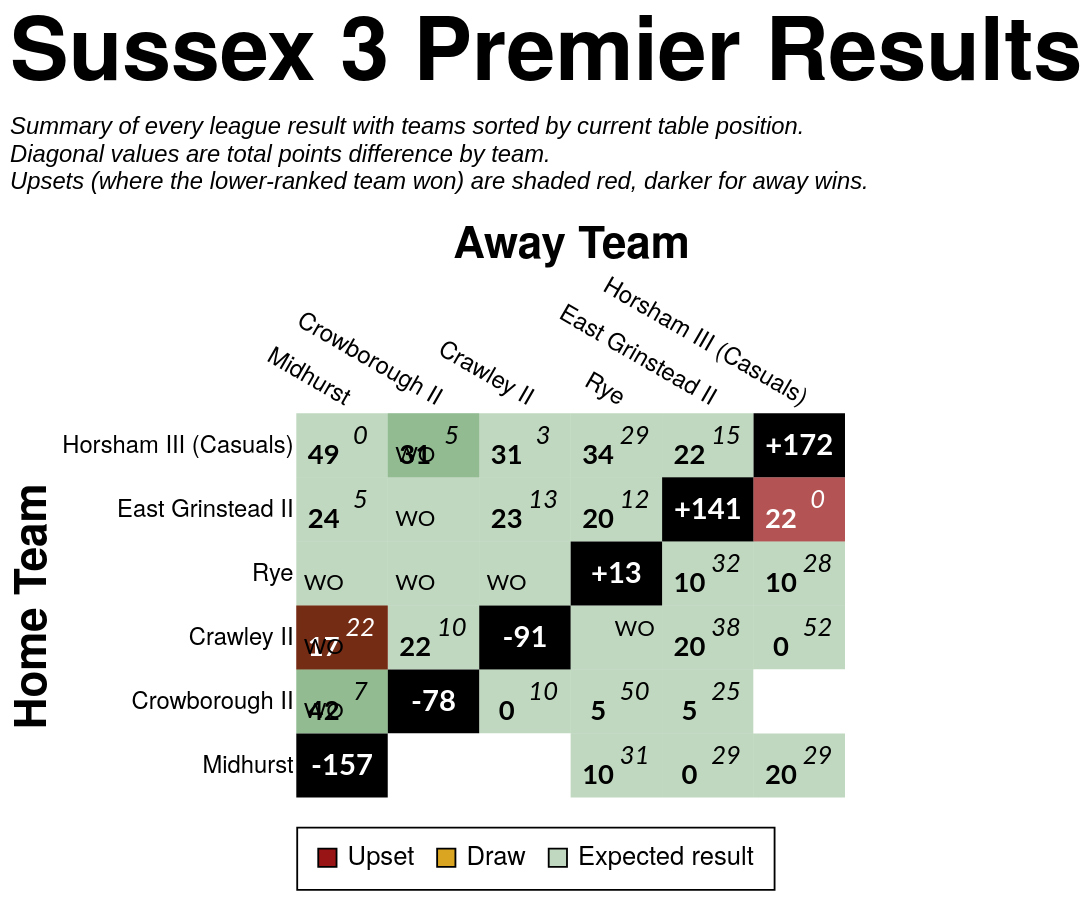

The specification (Vega-Lite) saved for this image:
### Vega-Lite specification from a JSON file in a GitHub repository (floating-point values rounded to 4 significant figures)
{"config": {"axis": {"labelFont": "PT Sans Narrow, Helvetica Neue, Helvetica, Arial, sans-serif", "titleFont": "PT Sans Narrow, Helvetica Neue, Helvetica, Arial, sans-serif", "labelFontSize": 13, "titleFontSize": 24, "gridColor": "#202947", "gridOpacity": 0.2, "zindex": 1}, "text": {"font": "Lato, sans-serif"}, "bar": {"cornerRadiusEnd": 5}, "header": {"labelFont": "PT Sans Narrow, Helvetica Neue, Helvetica, Arial, sans-serif", "titleFont": "PT Sans Narrow, Helvetica Neue, Helvetica, Arial, sans-serif", "labelFontSize": 24, "titleFontSize": 28, "labelFontWeight": "bold", "orient": "left"}, "legend": {"labelFont": "PT Sans Narrow, Helvetica Neue, Helvetica, Arial, sans-serif", "titleFont": "PT Sans Narrow, Helvetica Neue, Helvetica, Arial, sans-serif", "labelFontSize": 14, "titleFontSize": 16, "titlePadding": 5, "fillColor": "white", "strokeColor": "black", "padding": 10, "titleFontWeight": "lighter", "titleFontStyle": "italic", "titleColor": "gray", "offset": 10}, "title": {"font": "PT Sans Narrow, Helvetica Neue, Helvetica, Arial, sans-serif", "fontSize": 48, "fontWeight": "bold", "anchor": "start", "align": "center", "titlePadding": 20, "subtitlePadding": 10, "subtitleFontSize": 13, "subtitleColor": "", "subtitleFontStyle": "italic", "offset": 15, "color": "black"}, "axisX": {"labelAngle": 0}, "facet": {"title": null, "header": null, "align": {"row": "each", "column": "each"}, "spacing": 10}, "resolve": {"scale": {"y": "independent", "facet": "independent"}}, "background": "transparent", "scale": {"offsetBandPaddingOuter": 0.2, "offsetBandPaddingInner": 0.1}, "view": {"stroke": null, "background": "transparent"}}, "layer": [{"data": {"name": "data-7aaa627593f55bd35672cc9f66190a87"}, "mark": {"type": "rect"}, "encoding": {"color": {"field": "unexpected_result", "legend": {"labelExpr": "datum.value === 'Upset (Away Win)' ? 'Upset' : datum.value", "labelLimit": 220, "offset": 16, "orient": "bottom", "symbolStrokeColor": "black", "symbolStrokeWidth": 1, "values": ["Upset (Away Win)", "Draw", "Expected result"]}, "scale": {"domain": ["Expected result", "Upset (Home Win)", "Upset (Away Win)", "Draw", "To be played", "N/A"], "range": ["#146f1444", "#991515bb", "#991515", "goldenrod", "white", "black"]}, "title": null, "type": "nominal"}, "opacity": {"condition": {"test": "datum.home_team == param_35['home_team'] || datum.away_team == param_35['home_team'] || !isValid(param_35['home_team'])", "value": 1.0}, "value": 0.1}, "tooltip": [{"field": "home_team", "title": "Home", "type": "nominal"}, {"field": "away_team", "title": "Away", "type": "nominal"}, {"field": "home_score_text", "title": "Home Score", "type": "nominal"}, {"field": "away_score_text", "title": "Away Score", "type": "nominal"}, {"field": "result", "title": "Result", "type": "nominal"}, {"field": "unexpected_result", "title": "Unexpectedness", "type": "nominal"}, {"field": "date", "format": "%d %b %Y", "title": "Date", "type": "temporal"}], "x": {"axis": {"domain": false, "grid": false, "labelAngle": 30, "orient": "top", "ticks": false}, "field": "away_team", "sort": ["Midhurst", "Crowborough II", "Crawley II", "Rye", "East Grinstead II", "Horsham III (Casuals)"], "title": "Away Team", "type": "nominal"}, "y": {"axis": {"domain": false, "grid": false, "ticks": false}, "field": "home_team", "sort": ["Horsham III (Casuals)", "East Grinstead II", "Rye", "Crawley II", "Crowborough II", "Midhurst"], "title": "Home Team", "type": "nominal"}}, "name": "view_36"}, {"data": {"name": "data-7aaa627593f55bd35672cc9f66190a87"}, "mark": {"type": "text", "fontStyle": "italic", "size": 14, "xOffset": 10, "yOffset": -5}, "encoding": {"color": {"condition": {"test": "(datum.home_team == param_35['home_team'] || datum.away_team == param_35['home_team'] || !isValid(param_35['home_team'])) && datum.unexpected_result == 'Expected result'", "value": "black"}, "value": "white"}, "text": {"field": "away_score_text", "type": "nominal"}, "x": {"field": "away_team", "sort": ["Midhurst", "Crowborough II", "Crawley II", "Rye", "East Grinstead II", "Horsham III (Casuals)"], "type": "nominal"}, "y": {"field": "home_team", "sort": ["Horsham III (Casuals)", "East Grinstead II", "Rye", "Crawley II", "Crowborough II", "Midhurst"], "type": "nominal"}}, "transform": [{"filter": "datum.away_score_text != '' && datum.away_score_text != 'WO'"}]}, {"data": {"name": "data-7aaa627593f55bd35672cc9f66190a87"}, "mark": {"type": "text", "size": 12, "xOffset": 10, "yOffset": -5}, "encoding": {"color": {"condition": {"test": "(datum.home_team == param_35['home_team'] || datum.away_team == param_35['home_team'] || !isValid(param_35['home_team'])) && datum.unexpected_result == 'Expected result'", "value": "black"}, "value": "white"}, "text": {"field": "away_score_text", "type": "nominal"}, "x": {"field": "away_team", "sort": ["Midhurst", "Crowborough II", "Crawley II", "Rye", "East Grinstead II", "Horsham III (Casuals)"], "type": "nominal"}, "y": {"field": "home_team", "sort": ["Horsham III (Casuals)", "East Grinstead II", "Rye", "Crawley II", "Crowborough II", "Midhurst"], "type": "nominal"}}, "transform": [{"filter": "datum.away_score_text == 'WO'"}]}, {"data": {"name": "data-7aaa627593f55bd35672cc9f66190a87"}, "mark": {"type": "text", "fontWeight": "bold", "size": 15, "xOffset": -10, "yOffset": 5}, "encoding": {"color": {"condition": {"test": "(datum.home_team == param_35['home_team'] || datum.away_team == param_35['home_team'] || !isValid(param_35['home_team'])) && datum.unexpected_result == 'Expected result'", "value": "black"}, "value": "white"}, "text": {"field": "home_score_text", "type": "nominal"}, "x": {"field": "away_team", "sort": ["Midhurst", "Crowborough II", "Crawley II", "Rye", "East Grinstead II", "Horsham III (Casuals)"], "type": "nominal"}, "y": {"field": "home_team", "sort": ["Horsham III (Casuals)", "East Grinstead II", "Rye", "Crawley II", "Crowborough II", "Midhurst"], "type": "nominal"}}, "transform": [{"filter": "datum.home_score_text != '' && datum.home_score_text != 'WO'"}]}, {"data": {"name": "data-7aaa627593f55bd35672cc9f66190a87"}, "mark": {"type": "text", "size": 12, "xOffset": -10, "yOffset": 5}, "encoding": {"color": {"condition": {"test": "(datum.home_team == param_35['home_team'] || datum.away_team == param_35['home_team'] || !isValid(param_35['home_team'])) && datum.unexpected_result == 'Expected result'", "value": "black"}, "value": "white"}, "text": {"field": "home_score_text", "type": "nominal"}, "x": {"field": "away_team", "sort": ["Midhurst", "Crowborough II", "Crawley II", "Rye", "East Grinstead II", "Horsham III (Casuals)"], "type": "nominal"}, "y": {"field": "home_team", "sort": ["Horsham III (Casuals)", "East Grinstead II", "Rye", "Crawley II", "Crowborough II", "Midhurst"], "type": "nominal"}}, "transform": [{"filter": "datum.home_score_text == 'WO'"}]}, {"data": {"name": "data-99997583bae8392bf271f2a6b991e258"}, "mark": {"type": "text", "color": "white", "fontWeight": "bold", "size": 16}, "encoding": {"text": {"field": "display_text", "type": "nominal"}, "tooltip": [{"field": "home_team", "title": "Team", "type": "nominal"}, {"field": "display_text", "title": "Points Difference", "type": "nominal"}], "x": {"field": "away_team", "sort": ["Midhurst", "Crowborough II", "Crawley II", "Rye", "East Grinstead II", "Horsham III (Casuals)"], "type": "nominal"}, "y": {"field": "home_team", "sort": ["Horsham III (Casuals)", "East Grinstead II", "Rye", "Crawley II", "Crowborough II", "Midhurst"], "type": "nominal"}}}], "height": {"step": 35}, "params": [{"name": "param_35", "select": {"type": "point", "clear": "dblclick", "fields": ["home_team"], "on": "click"}, "value": null, "views": ["view_36"]}], "title": {"text": "Sussex 3 Premier Results", "subtitle": ["Summary of every league result with teams sorted by current table position.", "Diagonal values are total points difference by team.", "Upsets (where the lower-ranked team won) are shaded red, darker for away wins."]}, "width": {"step": 50}, "$schema": "https://vega.github.io/schema/vega-lite/v5.20.1.json", "datasets": {"data-7aaa627593f55bd35672cc9f66190a87": [{"home_team": "Crawley II", "away_team": "Crawley II", "match_id": null, "date": "", "home_score": null, "away_score": null, "home_walkover": null, "away_walkover": null, "result": "N/A", "home_score_text": "", "away_score_text": "", "wo_result": "", "score_text": "", "display_text": "-91", "is_diagonal": true, "result_simple": "N/A", "unexpected_result": "N/A", "unexpected_opacity": 1.0}, {"home_team": "Crawley II", "away_team": "Crowborough II", "match_id": "952685", "date": "2022-01-22T00:00:00", "home_score": 22, "away_score": 10, "home_walkover": false, "away_walkover": false, "result": "Home Win", "home_score_text": "22", "away_score_text": "10", "wo_result": "", "score_text": "22-10", "display_text": "22-10", "is_diagonal": false, "result_simple": "Home Win", "unexpected_result": "Expected result", "unexpected_opacity": 0.25}, {"home_team": "Crawley II", "away_team": "East Grinstead II", "match_id": "952701", "date": "2022-03-26T00:00:00", "home_score": 20, "away_score": 38, "home_walkover": false, "away_walkover": false, "result": "Away Win", "home_score_text": "20", "away_score_text": "38", "wo_result": "", "score_text": "20-38", "display_text": "20-38", "is_diagonal": false, "result_simple": "Away Win", "unexpected_result": "Expected result", "unexpected_opacity": 0.25}, {"home_team": "Crawley II", "away_team": "Horsham III (Casuals)", "match_id": "952691", "date": "2022-02-12T00:00:00", "home_score": 0, "away_score": 52, "home_walkover": false, "away_walkover": false, "result": "Away Win", "home_score_text": "0", "away_score_text": "52", "wo_result": "", "score_text": "0-52", "display_text": "0-52", "is_diagonal": false, "result_simple": "Away Win", "unexpected_result": "Expected result", "unexpected_opacity": 0.25}, {"home_team": "Crawley II", "away_team": "Midhurst", "match_id": "957345", "date": "2022-02-19T00:00:00", "home_score": 17, "away_score": 22, "home_walkover": false, "away_walkover": false, "result": "Away Win (LBP)", "home_score_text": "17", "away_score_text": "22", "wo_result": "", "score_text": "17-22", "display_text": "17-22", "is_diagonal": false, "result_simple": "Away Win", "unexpected_result": "Upset (Away Win)", "unexpected_opacity": 1.0}, {"home_team": "Crawley II", "away_team": "Midhurst", "match_id": "952681", "date": "2022-01-15T00:00:00", "home_score": null, "away_score": null, "home_walkover": true, "away_walkover": false, "result": "Home Win", "home_score_text": "WO", "away_score_text": "", "wo_result": "HWO", "score_text": "WO", "display_text": "WO", "is_diagonal": false, "result_simple": "Home Win", "unexpected_result": "Expected result", "unexpected_opacity": 0.25}, {"home_team": "Crawley II", "away_team": "Rye", "match_id": "952676", "date": "2021-12-11T00:00:00", "home_score": null, "away_score": null, "home_walkover": false, "away_walkover": true, "result": "Away Win", "home_score_text": "", "away_score_text": "WO", "wo_result": "AWO", "score_text": "WO", "display_text": "WO", "is_diagonal": false, "result_simple": "Away Win", "unexpected_result": "Expected result", "unexpected_opacity": 0.25}, {"home_team": "Crowborough II", "away_team": "Crawley II", "match_id": "952697", "date": "2022-03-05T00:00:00", "home_score": 0, "away_score": 10, "home_walkover": false, "away_walkover": false, "result": "Away Win", "home_score_text": "0", "away_score_text": "10", "wo_result": "", "score_text": "0-10", "display_text": "0-10", "is_diagonal": false, "result_simple": "Away Win", "unexpected_result": "Expected result", "unexpected_opacity": 0.25}, {"home_team": "Crowborough II", "away_team": "Crowborough II", "match_id": null, "date": "", "home_score": null, "away_score": null, "home_walkover": null, "away_walkover": null, "result": "N/A", "home_score_text": "", "away_score_text": "", "wo_result": "", "score_text": "", "display_text": "-78", "is_diagonal": true, "result_simple": "N/A", "unexpected_result": "N/A", "unexpected_opacity": 1.0}, {"home_team": "Crowborough II", "away_team": "East Grinstead II", "match_id": "952677", "date": "2021-12-11T00:00:00", "home_score": 5, "away_score": 25, "home_walkover": false, "away_walkover": false, "result": "Away Win", "home_score_text": "5", "away_score_text": "25", "wo_result": "", "score_text": "5-25", "display_text": "5-25", "is_diagonal": false, "result_simple": "Away Win", "unexpected_result": "Expected result", "unexpected_opacity": 0.25}, {"home_team": "Crowborough II", "away_team": "Horsham III (Casuals)", "match_id": null, "date": "", "home_score": null, "away_score": null, "home_walkover": null, "away_walkover": null, "result": "To be played", "home_score_text": "", "away_score_text": "", "wo_result": "", "score_text": "", "display_text": "", "is_diagonal": false, "result_simple": "To be played", "unexpected_result": "To be played", "unexpected_opacity": 1.0}, {"home_team": "Crowborough II", "away_team": "Midhurst", "match_id": "957845", "date": "2022-03-26T00:00:00", "home_score": 42, "away_score": 7, "home_walkover": false, "away_walkover": false, "result": "Home Win", "home_score_text": "42", "away_score_text": "7", "wo_result": "", "score_text": "42-7", "display_text": "42-7", "is_diagonal": false, "result_simple": "Home Win", "unexpected_result": "Expected result", "unexpected_opacity": 0.25}, {"home_team": "Crowborough II", "away_team": "Midhurst", "match_id": "952687", "date": "2022-01-29T00:00:00", "home_score": null, "away_score": null, "home_walkover": true, "away_walkover": false, "result": "Home Win", "home_score_text": "WO", "away_score_text": "", "wo_result": "HWO", "score_text": "WO", "display_text": "WO", "is_diagonal": false, "result_simple": "Home Win", "unexpected_result": "Expected result", "unexpected_opacity": 0.25}, {"home_team": "Crowborough II", "away_team": "Rye", "match_id": "952690", "date": "2022-02-12T00:00:00", "home_score": 5, "away_score": 50, "home_walkover": false, "away_walkover": false, "result": "Away Win", "home_score_text": "5", "away_score_text": "50", "wo_result": "", "score_text": "5-50", "display_text": "5-50", "is_diagonal": false, "result_simple": "Away Win", "unexpected_result": "Expected result", "unexpected_opacity": 0.25}, {"home_team": "East Grinstead II", "away_team": "Crawley II", "match_id": "952688", "date": "2022-01-29T00:00:00", "home_score": 23, "away_score": 13, "home_walkover": false, "away_walkover": false, "result": "Home Win", "home_score_text": "23", "away_score_text": "13", "wo_result": "", "score_text": "23-13", "display_text": "23-13", "is_diagonal": false, "result_simple": "Home Win", "unexpected_result": "Expected result", "unexpected_opacity": 0.25}, {"home_team": "East Grinstead II", "away_team": "Crowborough II", "match_id": "952704", "date": "2022-04-02T00:00:00", "home_score": null, "away_score": null, "home_walkover": true, "away_walkover": false, "result": "Home Win", "home_score_text": "WO", "away_score_text": "", "wo_result": "HWO", "score_text": "WO", "display_text": "WO", "is_diagonal": false, "result_simple": "Home Win", "unexpected_result": "Expected result", "unexpected_opacity": 0.25}, {"home_team": "East Grinstead II", "away_team": "East Grinstead II", "match_id": null, "date": "", "home_score": null, "away_score": null, "home_walkover": null, "away_walkover": null, "result": "N/A", "home_score_text": "", "away_score_text": "", "wo_result": "", "score_text": "", "display_text": "+141", "is_diagonal": true, "result_simple": "N/A", "unexpected_result": "N/A", "unexpected_opacity": 1.0}, {"home_team": "East Grinstead II", "away_team": "Horsham III (Casuals)", "match_id": "952698", "date": "2022-03-05T00:00:00", "home_score": 22, "away_score": 0, "home_walkover": false, "away_walkover": false, "result": "Home Win", "home_score_text": "22", "away_score_text": "0", "wo_result": "", "score_text": "22-0", "display_text": "22-0", "is_diagonal": false, "result_simple": "Home Win", "unexpected_result": "Upset (Home Win)", "unexpected_opacity": 0.75}, {"home_team": "East Grinstead II", "away_team": "Midhurst", "match_id": "952692", "date": "2022-02-12T00:00:00", "home_score": 24, "away_score": 5, "home_walkover": false, "away_walkover": false, "result": "Home Win", "home_score_text": "24", "away_score_text": "5", "wo_result": "", "score_text": "24-5", "display_text": "24-5", "is_diagonal": false, "result_simple": "Home Win", "unexpected_result": "Expected result", "unexpected_opacity": 0.25}, {"home_team": "East Grinstead II", "away_team": "Rye", "match_id": "952683", "date": "2022-01-15T00:00:00", "home_score": 20, "away_score": 12, "home_walkover": false, "away_walkover": false, "result": "Home Win", "home_score_text": "20", "away_score_text": "12", "wo_result": "", "score_text": "20-12", "display_text": "20-12", "is_diagonal": false, "result_simple": "Home Win", "unexpected_result": "Expected result", "unexpected_opacity": 0.25}, {"home_team": "Horsham III (Casuals)", "away_team": "Crawley II", "match_id": "952678", "date": "2021-12-18T00:00:00", "home_score": 31, "away_score": 3, "home_walkover": false, "away_walkover": false, "result": "Home Win", "home_score_text": "31", "away_score_text": "3", "wo_result": "", "score_text": "31-3", "display_text": "31-3", "is_diagonal": false, "result_simple": "Home Win", "unexpected_result": "Expected result", "unexpected_opacity": 0.25}, {"home_team": "Horsham III (Casuals)", "away_team": "Crowborough II", "match_id": "957346", "date": "2022-02-19T00:00:00", "home_score": 31, "away_score": 5, "home_walkover": false, "away_walkover": false, "result": "Home Win", "home_score_text": "31", "away_score_text": "5", "wo_result": "", "score_text": "31-5", "display_text": "31-5", "is_diagonal": false, "result_simple": "Home Win", "unexpected_result": "Expected result", "unexpected_opacity": 0.25}, {"home_team": "Horsham III (Casuals)", "away_team": "Crowborough II", "match_id": "953050", "date": "2022-01-15T00:00:00", "home_score": null, "away_score": null, "home_walkover": true, "away_walkover": false, "result": "Home Win", "home_score_text": "WO", "away_score_text": "", "wo_result": "HWO", "score_text": "WO", "display_text": "WO", "is_diagonal": false, "result_simple": "Home Win", "unexpected_result": "Expected result", "unexpected_opacity": 0.25}, {"home_team": "Horsham III (Casuals)", "away_team": "East Grinstead II", "match_id": "952684", "date": "2022-01-22T00:00:00", "home_score": 22, "away_score": 15, "home_walkover": false, "away_walkover": false, "result": "Home Win (LBP)", "home_score_text": "22", "away_score_text": "15", "wo_result": "", "score_text": "22-15", "display_text": "22-15", "is_diagonal": false, "result_simple": "Home Win", "unexpected_result": "Expected result", "unexpected_opacity": 0.25}, {"home_team": "Horsham III (Casuals)", "away_team": "Horsham III (Casuals)", "match_id": null, "date": "", "home_score": null, "away_score": null, "home_walkover": null, "away_walkover": null, "result": "N/A", "home_score_text": "", "away_score_text": "", "wo_result": "", "score_text": "", "display_text": "+172", "is_diagonal": true, "result_simple": "N/A", "unexpected_result": "N/A", "unexpected_opacity": 1.0}, {"home_team": "Horsham III (Casuals)", "away_team": "Midhurst", "match_id": "952675", "date": "2021-12-11T00:00:00", "home_score": 49, "away_score": 0, "home_walkover": false, "away_walkover": false, "result": "Home Win", "home_score_text": "49", "away_score_text": "0", "wo_result": "", "score_text": "49-0", "display_text": "49-0", "is_diagonal": false, "result_simple": "Home Win", "unexpected_result": "Expected result", "unexpected_opacity": 0.25}, {"home_team": "Horsham III (Casuals)", "away_team": "Rye", "match_id": "952700", "date": "2022-03-19T00:00:00", "home_score": 34, "away_score": 29, "home_walkover": false, "away_walkover": false, "result": "Home Win (LBP)", "home_score_text": "34", "away_score_text": "29", "wo_result": "", "score_text": "34-29", "display_text": "34-29", "is_diagonal": false, "result_simple": "Home Win", "unexpected_result": "Expected result", "unexpected_opacity": 0.25}, {"home_team": "Midhurst", "away_team": "Crawley II", "match_id": null, "date": "", "home_score": null, "away_score": null, "home_walkover": null, "away_walkover": null, "result": "To be played", "home_score_text": "", "away_score_text": "", "wo_result": "", "score_text": "", "display_text": "", "is_diagonal": false, "result_simple": "To be played", "unexpected_result": "To be played", "unexpected_opacity": 1.0}, {"home_team": "Midhurst", "away_team": "Crowborough II", "match_id": null, "date": "", "home_score": null, "away_score": null, "home_walkover": null, "away_walkover": null, "result": "To be played", "home_score_text": "", "away_score_text": "", "wo_result": "", "score_text": "", "display_text": "", "is_diagonal": false, "result_simple": "To be played", "unexpected_result": "To be played", "unexpected_opacity": 1.0}, {"home_team": "Midhurst", "away_team": "East Grinstead II", "match_id": "955168", "date": "2022-01-08T00:00:00", "home_score": 0, "away_score": 29, "home_walkover": false, "away_walkover": false, "result": "Away Win", "home_score_text": "0", "away_score_text": "29", "wo_result": "", "score_text": "0-29", "display_text": "0-29", "is_diagonal": false, "result_simple": "Away Win", "unexpected_result": "Expected result", "unexpected_opacity": 0.25}, {"home_team": "Midhurst", "away_team": "Horsham III (Casuals)", "match_id": "952702", "date": "2022-04-02T00:00:00", "home_score": 20, "away_score": 29, "home_walkover": false, "away_walkover": false, "result": "Away Win", "home_score_text": "20", "away_score_text": "29", "wo_result": "", "score_text": "20-29", "display_text": "20-29", "is_diagonal": false, "result_simple": "Away Win", "unexpected_result": "Expected result", "unexpected_opacity": 0.25}, {"home_team": "Midhurst", "away_team": "Midhurst", "match_id": null, "date": "", "home_score": null, "away_score": null, "home_walkover": null, "away_walkover": null, "result": "N/A", "home_score_text": "", "away_score_text": "", "wo_result": "", "score_text": "", "display_text": "-157", "is_diagonal": true, "result_simple": "N/A", "unexpected_result": "N/A", "unexpected_opacity": 1.0}, {"home_team": "Midhurst", "away_team": "Rye", "match_id": "952686", "date": "2022-01-22T00:00:00", "home_score": 10, "away_score": 31, "home_walkover": false, "away_walkover": false, "result": "Away Win", "home_score_text": "10", "away_score_text": "31", "wo_result": "", "score_text": "10-31", "display_text": "10-31", "is_diagonal": false, "result_simple": "Away Win", "unexpected_result": "Expected result", "unexpected_opacity": 0.25}, {"home_team": "Rye", "away_team": "Crawley II", "match_id": "952703", "date": "2022-04-02T00:00:00", "home_score": null, "away_score": null, "home_walkover": true, "away_walkover": false, "result": "Home Win", "home_score_text": "WO", "away_score_text": "", "wo_result": "HWO", "score_text": "WO", "display_text": "WO", "is_diagonal": false, "result_simple": "Home Win", "unexpected_result": "Expected result", "unexpected_opacity": 0.25}, {"home_team": "Rye", "away_team": "Crowborough II", "match_id": "955082", "date": "2022-02-05T00:00:00", "home_score": null, "away_score": null, "home_walkover": true, "away_walkover": false, "result": "Home Win", "home_score_text": "WO", "away_score_text": "", "wo_result": "HWO", "score_text": "WO", "display_text": "WO", "is_diagonal": false, "result_simple": "Home Win", "unexpected_result": "Expected result", "unexpected_opacity": 0.25}, {"home_team": "Rye", "away_team": "East Grinstead II", "match_id": "959356", "date": "2022-03-12T00:00:00", "home_score": 10, "away_score": 32, "home_walkover": false, "away_walkover": false, "result": "Away Win", "home_score_text": "10", "away_score_text": "32", "wo_result": "", "score_text": "10-32", "display_text": "10-32", "is_diagonal": false, "result_simple": "Away Win", "unexpected_result": "Expected result", "unexpected_opacity": 0.25}, {"home_team": "Rye", "away_team": "Horsham III (Casuals)", "match_id": "952689", "date": "2022-01-29T00:00:00", "home_score": 10, "away_score": 28, "home_walkover": false, "away_walkover": false, "result": "Away Win", "home_score_text": "10", "away_score_text": "28", "wo_result": "", "score_text": "10-28", "display_text": "10-28", "is_diagonal": false, "result_simple": "Away Win", "unexpected_result": "Expected result", "unexpected_opacity": 0.25}, {"home_team": "Rye", "away_team": "Midhurst", "match_id": "952696", "date": "2022-03-05T00:00:00", "home_score": null, "away_score": null, "home_walkover": true, "away_walkover": false, "result": "Home Win", "home_score_text": "WO", "away_score_text": "", "wo_result": "HWO", "score_text": "WO", "display_text": "WO", "is_diagonal": false, "result_simple": "Home Win", "unexpected_result": "Expected result", "unexpected_opacity": 0.25}, {"home_team": "Rye", "away_team": "Rye", "match_id": null, "date": "", "home_score": null, "away_score": null, "home_walkover": null, "away_walkover": null, "result": "N/A", "home_score_text": "", "away_score_text": "", "wo_result": "", "score_text": "", "display_text": "+13", "is_diagonal": true, "result_simple": "N/A", "unexpected_result": "N/A", "unexpected_opacity": 1.0}], "data-99997583bae8392bf271f2a6b991e258": [{"home_team": "Crawley II", "away_team": "Crawley II", "match_id": null, "date": "", "home_score": null, "away_score": null, "home_walkover": null, "away_walkover": null, "result": "N/A", "home_score_text": "", "away_score_text": "", "wo_result": "", "score_text": "", "display_text": "-91", "is_diagonal": true, "result_simple": "N/A", "unexpected_result": "N/A", "unexpected_opacity": 1.0}, {"home_team": "Crowborough II", "away_team": "Crowborough II", "match_id": null, "date": "", "home_score": null, "away_score": null, "home_walkover": null, "away_walkover": null, "result": "N/A", "home_score_text": "", "away_score_text": "", "wo_result": "", "score_text": "", "display_text": "-78", "is_diagonal": true, "result_simple": "N/A", "unexpected_result": "N/A", "unexpected_opacity": 1.0}, {"home_team": "East Grinstead II", "away_team": "East Grinstead II", "match_id": null, "date": "", "home_score": null, "away_score": null, "home_walkover": null, "away_walkover": null, "result": "N/A", "home_score_text": "", "away_score_text": "", "wo_result": "", "score_text": "", "display_text": "+141", "is_diagonal": true, "result_simple": "N/A", "unexpected_result": "N/A", "unexpected_opacity": 1.0}, {"home_team": "Horsham III (Casuals)", "away_team": "Horsham III (Casuals)", "match_id": null, "date": "", "home_score": null, "away_score": null, "home_walkover": null, "away_walkover": null, "result": "N/A", "home_score_text": "", "away_score_text": "", "wo_result": "", "score_text": "", "display_text": "+172", "is_diagonal": true, "result_simple": "N/A", "unexpected_result": "N/A", "unexpected_opacity": 1.0}, {"home_team": "Midhurst", "away_team": "Midhurst", "match_id": null, "date": "", "home_score": null, "away_score": null, "home_walkover": null, "away_walkover": null, "result": "N/A", "home_score_text": "", "away_score_text": "", "wo_result": "", "score_text": "", "display_text": "-157", "is_diagonal": true, "result_simple": "N/A", "unexpected_result": "N/A", "unexpected_opacity": 1.0}, {"home_team": "Rye", "away_team": "Rye", "match_id": null, "date": "", "home_score": null, "away_score": null, "home_walkover": null, "away_walkover": null, "result": "N/A", "home_score_text": "", "away_score_text": "", "wo_result": "", "score_text": "", "display_text": "+13", "is_diagonal": true, "result_simple": "N/A", "unexpected_result": "N/A", "unexpected_opacity": 1.0}]}}
